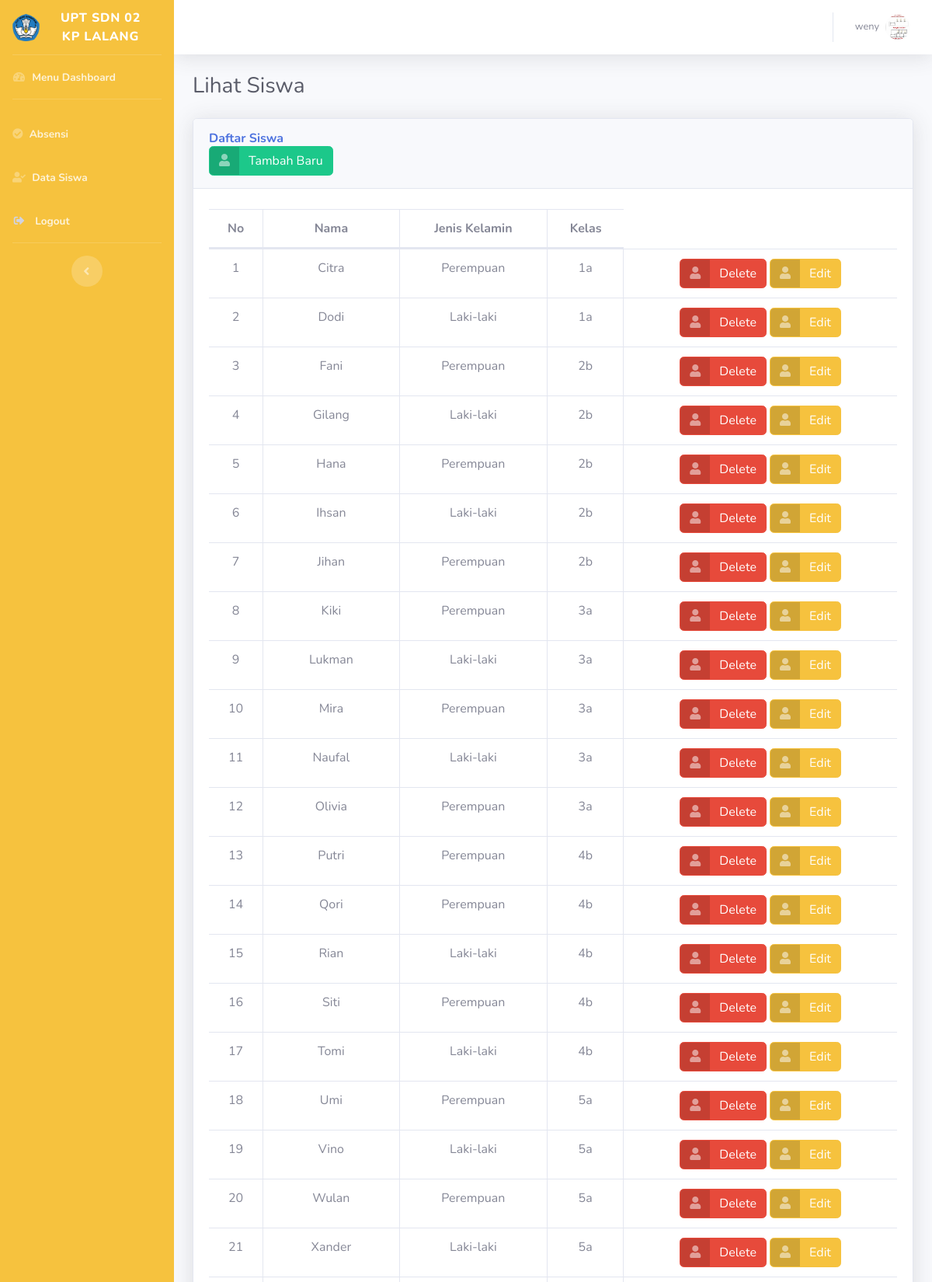
Screenshot of /lihatsiswa.php (signed in, upper part) with the database file from the repository.
### tables this page shows
CREATE TABLE `siswa` (
  `ID` int(15) NOT NULL,
  `NAMA` varchar(50) NOT NULL,
  `JK` varchar(50) NOT NULL DEFAULT '',
  `KELAS` varchar(50) DEFAULT NULL
);

### lihatsiswa.php (the view, shortened to what this page needs)
<?php
include "koneksi.php";
$name = $_SESSION["NAME"];
$foto = $_SESSION["FOTO"];
?>
<!DOCTYPE html>
<html lang="en">
<head>
  <link href="vendor/fontawesome-free/css/all.min.css" rel="stylesheet" type="text/css">
  <link href="css/sb-admin-2.min.css" rel="stylesheet">
  <link href="vendor/datatables/dataTables.bootstrap4.min.css" rel="stylesheet">
</head>
<body id="page-top">
  <div id="wrapper">
    <ul class="navbar-nav bg-warning sidebar sidebar-dark accordion" id="accordionSidebar">
      <a class="sidebar-brand d-flex align-items-center justify-content-center" href="index.php">
        <div class="sidebar-brand-icon">
          <img src="img/logo.png" width="35">
        </div>
        <div class="sidebar-brand-text mx-3">UPT SDN 02 KP LALANG</div>
      </a>
      <hr class="sidebar-divider my-0">
      <li class="nav-item">
        <a class="nav-link" href="dashboard.php">
          <i class="fas fa-fw fa-tachometer-alt"></i>
          <span class="font-weight-bold">Menu Dashboard</span></a>
      </li>
      <hr class="sidebar-divider">
      <li class="nav-item">
        <a class="nav-link" href="absen.php">
          <i class="fas fa-check-circle"></i>
          <span class="font-weight-bold">Absensi</span></a>
      </li>
      <li class="nav-item">
        <a class="nav-link" href="lihatsiswa.php">
          <i class="fas fa-fw fa-user-check"></i>
          <span class="font-weight-bold">Data Siswa</span></a>
      </li>
      <li class="nav-item">
        <a class="nav-link" href="#" data-toggle="modal" data-target="#logoutModal">
          <i class="fas fa-sign-out-alt fa-sm fa-fw mr-2 text-gray-400"></i>
          <span class="font-weight-bold">Logout</span>
        </a>
      </li>
      <hr class="sidebar-divider d-none d-md-block">
      <div class="text-center d-none d-md-inline">
        <button class="rounded-circle border-0" id="sidebarToggle"></button>
      </div>
    </ul>
    <div id="content-wrapper" class="d-flex flex-column">
      <div id="content">
        <nav class="navbar navbar-expand navbar-light bg-white topbar mb-4 static-top shadow">
          <ul class="navbar-nav ml-auto">
            <li class="nav-item dropdown no-arrow">
              <a class="nav-link dropdown-toggle" href="#" id="userDropdown" role="button" data-toggle="dropdown" aria-haspopup="true" aria-expanded="false">
                <span class="mr-2 d-none d-lg-inline text-gray-600 small"><?= $name; ?></span>
                <img class="img-profile rounded-circle" src="uploads/<?= $foto; ?>">
              </a>
            </li>
          </ul>
        </nav>
        <div class="container-fluid">
          <h1 class="h3 mb-4 text-gray-800">Lihat Siswa</h1>
          <div class="card shadow mb-4">
            <div class="card-header py-3">
              <h6 class="m-0 font-weight-bold text-primary">Daftar Siswa</h6>
              <a href="tambahsiswa.php" class="btn btn-success btn-icon-split">
                            <span class="icon text-white-50">
                              <i class="fas fa-user"></i>
                            </span>
                            <span class="text">Tambah Baru</span>
                          </a>
            </div>
            <div class="card-body">
              <div class="table-responsive">
                <table class="table table-bordered" id="dataTable" width="100%" cellspacing="0">
                  <thead>
                    <tr align="center">
                      <th>No</th>
                      <th>Nama</th>
                      <th>Jenis Kelamin</th>
                      <th>Kelas</th>
                    </tr>
                  </thead>
                  <tbody align="center">
                    <?php
                    $sql = "SELECT * FROM siswa";
                    $query = mysqli_query($koneksi, $sql);
                    $i = 1;
                    while ($data = mysqli_fetch_array($query)) {
                      $nama = $data["NAMA"];
                      $jk = $data["JK"];
                      $kelas = $data["KELAS"];
                    ?>
                      <tr>
                        <td><?= $i++; ?></td>
                        <td><?= $nama; ?></td>
                        <td><?= $jk; ?></td>
                        <td><?= $kelas; ?></td>
                        <td>
                          <a href="deletesiswa.php?id=<?= $data["ID"]; ?>" class="btn btn-danger btn-icon-split">
                            <span class="icon text-white-50">
                              <i class="fas fa-user"></i>
                            </span>
                            <span class="text">Delete</span>
                          </a>
                          <a href="editsiswa.php?edittabel=<?= $data["ID"]; ?>" class="btn btn-warning btn-icon-split">
                            <span class="icon text-white-50">
                              <i class="fas fa-user"></i>
                            </span>
                            <span class="text">Edit</span>
                          </a>
                        </td>
                      </tr>
                    <?php } ?>
                  </tbody>
                </table>
              </div>
            </div>
          </div>
        </div>
      </div>
    </div>
  </div>
</body>
</html>

### rows the page displays
siswa: NAMA "Citra", JK "Perempuan", KELAS "1a"
siswa: NAMA "Dodi", JK "Laki-laki", KELAS "1a"
siswa: NAMA "Fani", JK "Perempuan", KELAS "2b"
siswa: NAMA "Gilang", JK "Laki-laki", KELAS "2b"
siswa: NAMA "Hana", JK "Perempuan", KELAS "2b"
siswa: NAMA "Ihsan", JK "Laki-laki", KELAS "2b"
siswa: NAMA "Jihan", JK "Perempuan", KELAS "2b"
siswa: NAMA "Kiki", JK "Perempuan", KELAS "3a"
siswa: NAMA "Lukman", JK "Laki-laki", KELAS "3a"
siswa: NAMA "Mira", JK "Perempuan", KELAS "3a"
siswa: NAMA "Naufal", JK "Laki-laki", KELAS "3a"
siswa: NAMA "Olivia", JK "Perempuan", KELAS "3a"
siswa: NAMA "Putri", JK "Perempuan", KELAS "4b"
siswa: NAMA "Qori", JK "Perempuan", KELAS "4b"
siswa: NAMA "Rian", JK "Laki-laki", KELAS "4b"
siswa: NAMA "Siti", JK "Perempuan", KELAS "4b"
siswa: NAMA "Tomi", JK "Laki-laki", KELAS "4b"
siswa: NAMA "Umi", JK "Perempuan", KELAS "5a"
siswa: NAMA "Vino", JK "Laki-laki", KELAS "5a"
siswa: NAMA "Wulan", JK "Perempuan", KELAS "5a"
siswa: NAMA "Xander", JK "Laki-laki", KELAS "5a"

### other values shown
$name "weny"
